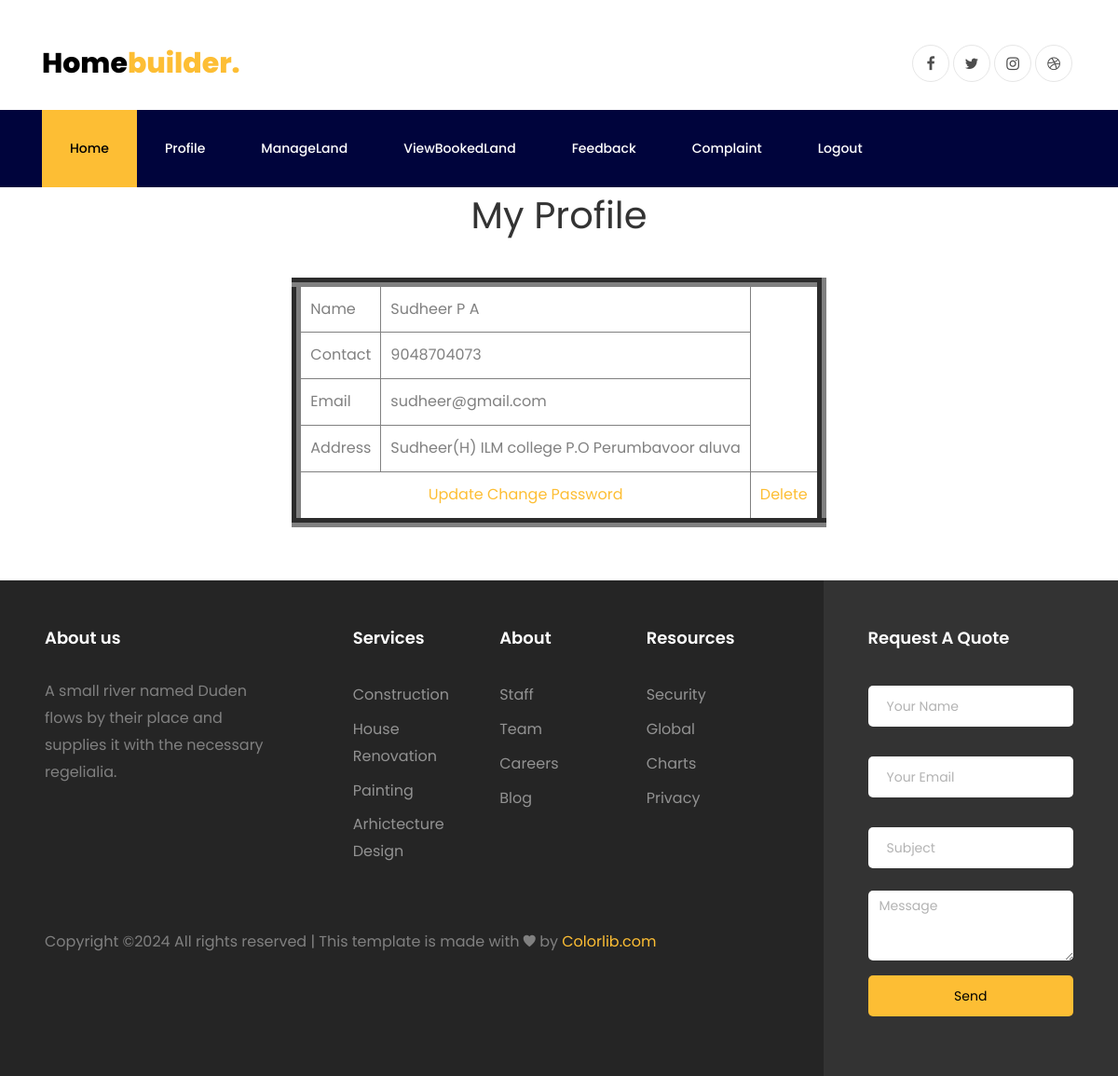
Page /Landlord/ViewProfile/ (signed in) on the committed database.
### Guest/models.py (models this page shows)
class NewLandlord(models.Model):
    Name=models.CharField(max_length=30)
    Contact=models.CharField(max_length=30)
    Email=models.EmailField(unique=True)
    Address=models.TextField(max_length=50)
    Photo=models.FileField(upload_to="Landlordimage/")
    Place=models.ForeignKey(Place,on_delete=models.SET_NULL,null=True)
    Proof=models.FileField(upload_to="identyproofLandlord/")
    Username=models.CharField(max_length=30)
    Password=models.CharField(unique=True,max_length=20)
    Newlandlor_status=models.IntegerField(default=False)

### Landlord/views.py (the view)
# urls.py: path('ViewProfile/',views.Landlorddetails,name="View-Profile"),
def Landlorddetails(request):
    profile=NewLandlord.objects.get(id=request.session["newlandlordid"])
    return render(request,"Landlord/LandlordProfile.html",{"details":profile,})

### Landlord/templates/Landlord/LandlordProfile.html (shortened to what this page needs)
{% extends 'Landlord/Header.html' %}
{% load static %}
    {% block content %}
    <form method="POST" enctype="multipart/form-data">
        <table align="center" cellpadding="30" style="border-collapse: collapse;">
            <h1 align="center">My Profile</h1>
            <br>
            <div id="tab">
                <table border="10" align="center" cellpadding="10">
                    <tr>
                        <td>Name</td>
                        <td>{{ details.Name }}</td>
                    </tr>
                    <tr>
                        <td>Contact</td>
                        <td>{{ details.Contact }}</td>
                    </tr>
                    <tr>
                        <td>Email</td>
                        <td>{{ details.Email }}</td>
                    </tr>
                    <tr>
                        <td>Address</td>
                        <td>{{ details.Address }}</td>
                    </tr>
                    <td colspan="2" align="center"><a href="{% url 'Landlord:Update' details.id %}">Update</a>
                        <a href="{% url 'Landlord:changepassword' details.id %}">Change Password</a>
                    </td>
                    <td><a href="{% url 'Landlord:dltlandlord' details.id %}"
                            onclick="return confirm('Are you sure you want to delete this Account');">Delete</a></td>
                </table>
            </div>
    </form>
</body>
{% endblock %}

### Guest/static/form/form.css (style rules this page uses)
#tab { font-family: "Trebuchet MS", Arial, Helvetica, sans-serif; border-collapse: collapse; width: 100%; }

### rows in the picture
NewLandlord: Name "Sudheer P A", Contact "9048704073", Email "sudheer@gmail.com", Address "Sudheer(H) ILM college P.O Perumbavoor aluva"
